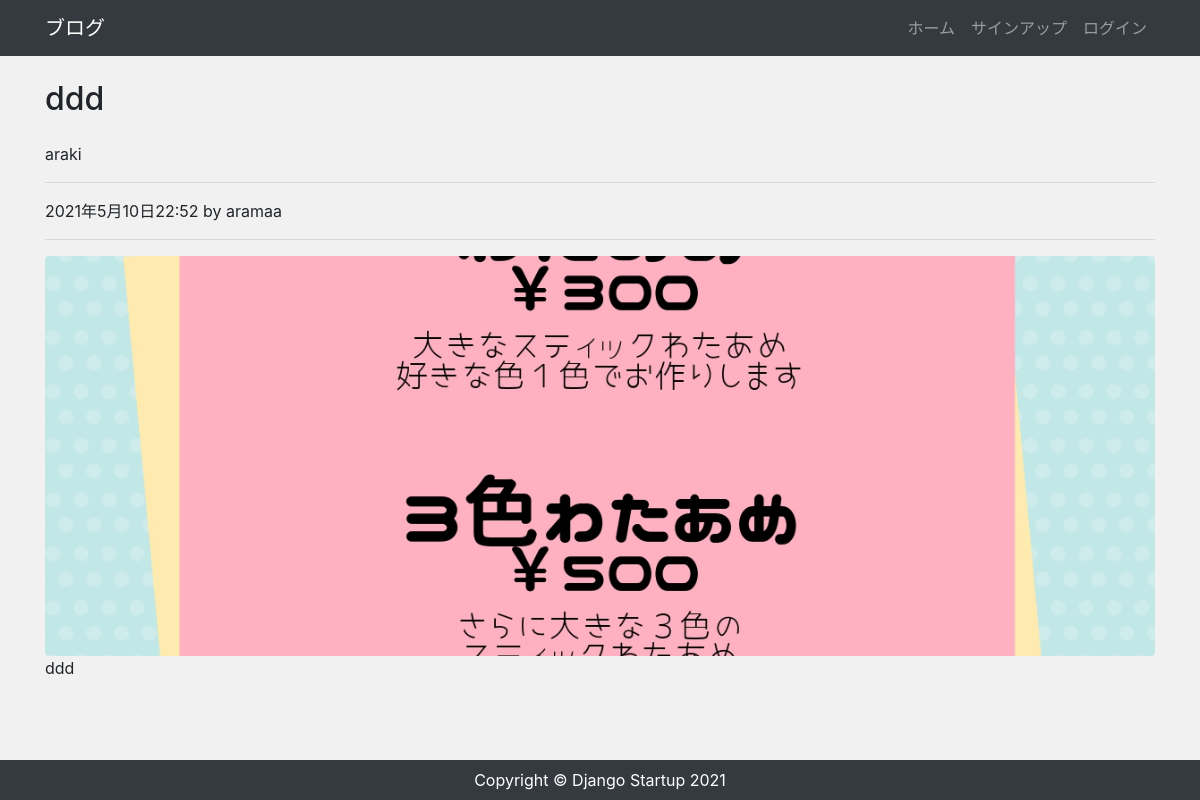
Page /post/7 on the committed database.
### app/models.py (models this page shows, shortened)
class Post(models.Model):
    author = models.ForeignKey(settings.AUTH_USER_MODEL,on_delete=models.CASCADE)
    category = models.ForeignKey(Category,verbose_name='カテゴリ',on_delete=models.PROTECT)
    title = models.CharField('タイトル',max_length=200)
    image = models.ImageField(upload_to='images',verbose_name='イメージ画像',null=True,blank=True)
    content = models.TextField('本文')
    created = models.DateTimeField('作成日',default=timezone.now)

class Category(models.Model):
    name = models.CharField('カテゴリ',max_length=100)
    def __str__(self):
        return self.name

### app/views.py (the view)
# urls.py: path('post/<int:pk>',views.PostDetailView.as_view(),name='post_detail'),
class PostDetailView(View):
    def get(self,request,*args,**kwargs):
        post_data = Post.objects.get(id=self.kwargs['pk'])
        return render(request,'app/post_detail.html',{
            'post_data': post_data
        })

### app/context_processor.py (called while the page is built)
def common(request):
    category_data = Category.objects.all()
    context={
        'category_data':category_data
    }
    return context

### app/templates/app/post_detail.html (shortened to what this page needs)
{% extends 'app/base.html' %}
{% block content %}
<h2 class='my-4'>{{ post_data.title }}</h2>
<p>{{ post_data.category }}</p>
<hr>
<p>{{ post_data.created }} by {{ post_data.author }}
<hr>
{% if post_data.image %}
    <img src='{{ post_data.image.url }}' alt='' class='rounded detail-img'>
{% endif %}
<p>{{ post_data.content|linebreaksbr }}</p>
{% endblock content %}

### app/static/css/style.css (style rules this page uses)
* { margin: 0; padding: 0; box-sizing:border-box; }
body { background: #f1f1f1; display: flex; flex-flow: column; min-height: 100vh; }
.detail-img { object-fit: cover; width: 100%; height: 400px; }

### rows in the picture
Post: title "ddd", category "araki", created "2021年5月10日22:52", author "aramaa", image (picture), content "ddd"
